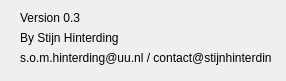
<?xml version="1.0" encoding="UTF-8"?>
<ui version="4.0">
 <class>about_dialog</class>
 <widget class="QDialog" name="about_dialog">
  <property name="geometry">
   <rect>
    <x>0</x>
    <y>0</y>
    <width>286</width>
    <height>81</height>
   </rect>
  </property>
  <property name="windowTitle">
   <string>About this program</string>
  </property>
  <widget class="QLabel" name="lbl_version">
   <property name="geometry">
    <rect>
     <x>20</x>
     <y>10</y>
     <width>251</width>
     <height>16</height>
    </rect>
   </property>
   <property name="text">
    <string>Version 0.3</string>
   </property>
  </widget>
  <widget class="QLabel" name="lbl_author">
   <property name="geometry">
    <rect>
     <x>20</x>
     <y>30</y>
     <width>251</width>
     <height>16</height>
    </rect>
   </property>
   <property name="text">
    <string>By Stijn Hinterding</string>
   </property>
  </widget>
  <widget class="QLabel" name="lbl_author_email">
   <property name="geometry">
    <rect>
     <x>20</x>
     <y>50</y>
     <width>251</width>
     <height>16</height>
    </rect>
   </property>
   <property name="text">
    <string>s.o.m.hinterding@uu.nl / contact@stijnhinterding.nl</string>
   </property>
  </widget>
 </widget>
 <resources/>
 <connections/>
</ui>
